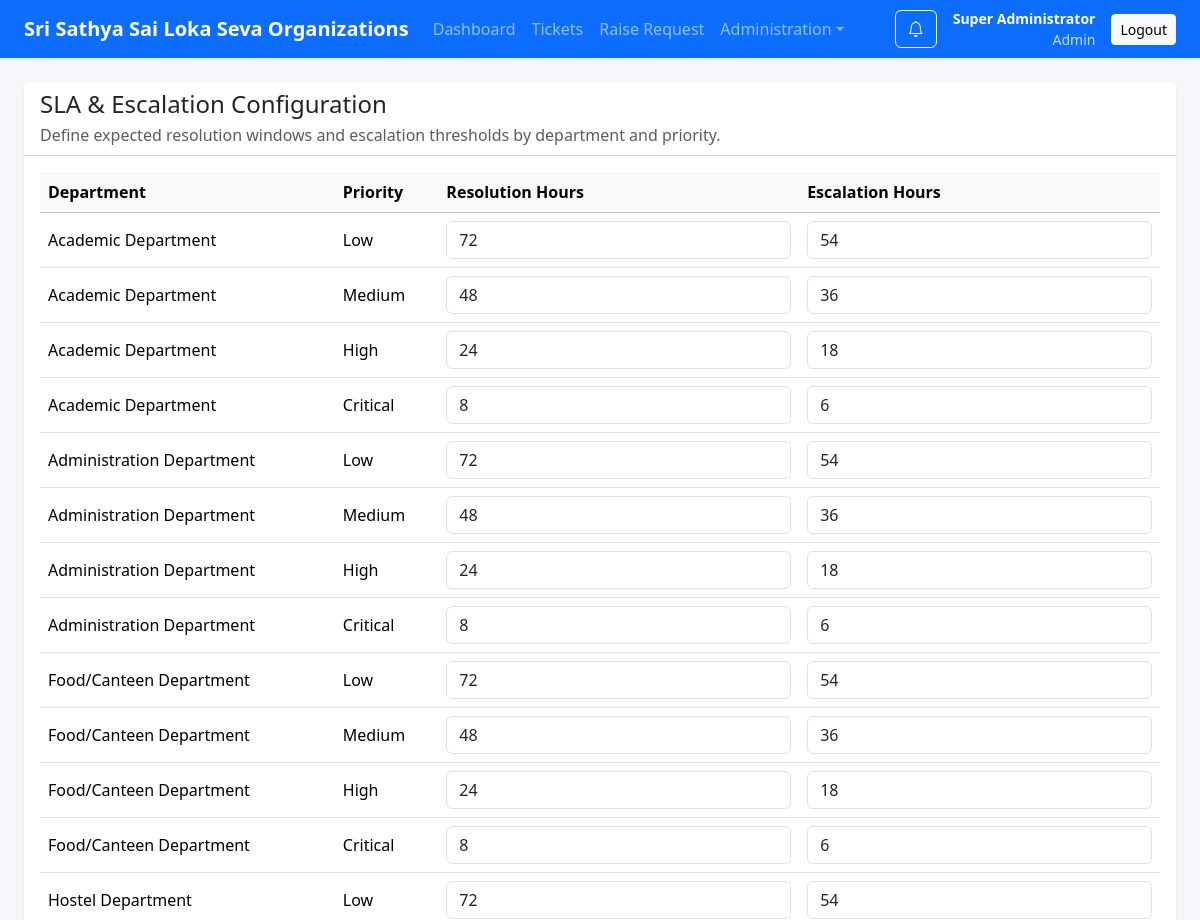
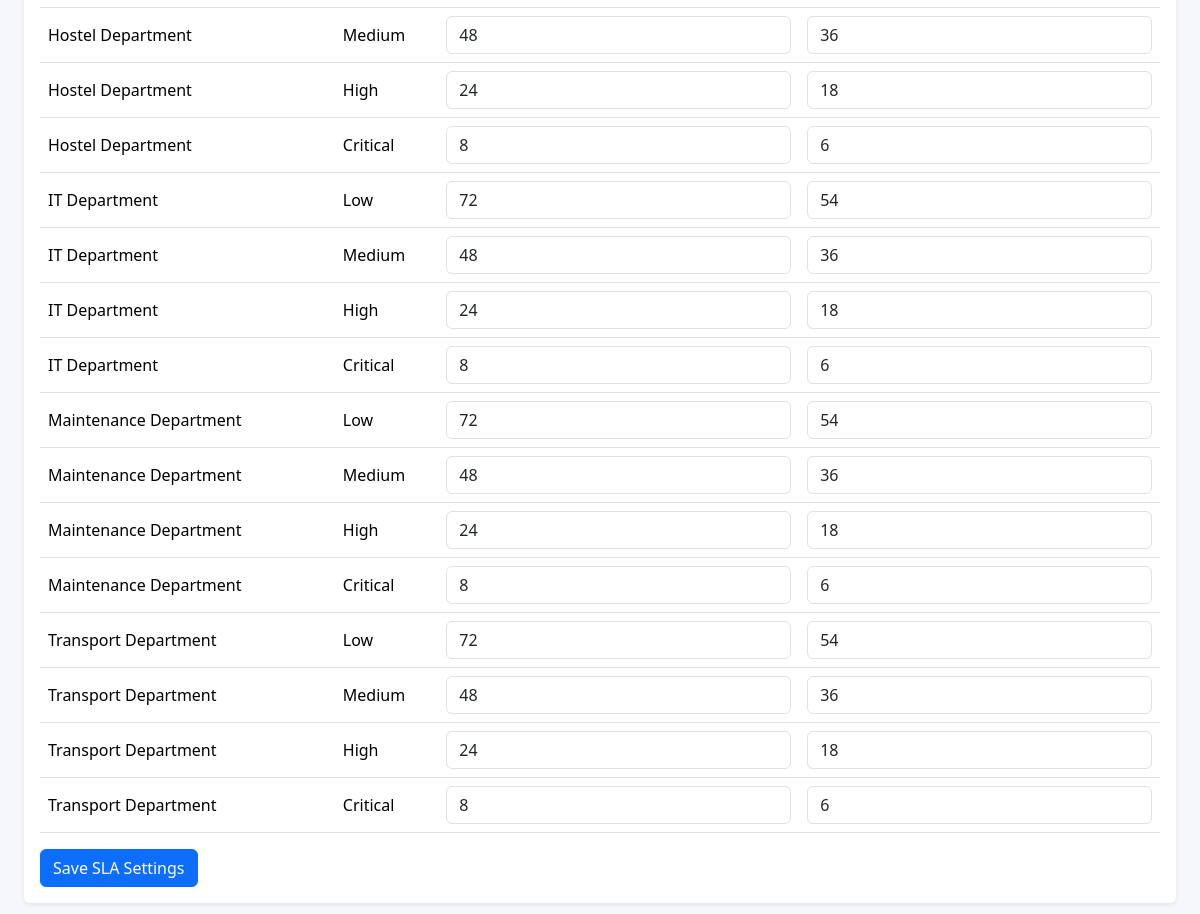
Screenshot of /admin/sla (signed in) with the database file from the repository (2 pictures, top to bottom).
### app/models.py (models this page shows, shortened)
class TimestampMixin:
    created_at = db.Column(db.DateTime, default=datetime.utcnow, nullable=False)
    updated_at = db.Column(
        db.DateTime, default=datetime.utcnow, onupdate=datetime.utcnow, nullable=False
    )

class User(UserMixin, TimestampMixin, db.Model):
    __tablename__ = "users"
    id = db.Column(db.Integer, primary_key=True)
    full_name = db.Column(db.String(150), nullable=False)
    email = db.Column(db.String(255), unique=True, nullable=False, index=True)
    password_hash = db.Column(db.String(255), nullable=False)
    role = db.Column(db.String(30), nullable=False, default=ROLE_REQUESTER)
    phone = db.Column(db.String(30))
    is_active_user = db.Column(db.Boolean, default=True, nullable=False)
    department_id = db.Column(db.Integer, db.ForeignKey("departments.id"), nullable=True)
    department = db.relationship("Department", back_populates="users")
    requested_tickets = db.relationship(
        "Ticket", back_populates="requester", lazy=True, foreign_keys="Ticket.requester_id"
    )
    approved_tickets = db.relationship(
        "Ticket", back_populates="approver", lazy=True, foreign_keys="Ticket.approver_id"
    )
    assigned_tickets = db.relationship(
        "Ticket", back_populates="assignee", lazy=True, foreign_keys="Ticket.assigned_to_id"
    )
    comments = db.relationship("TicketComment", back_populates="user", lazy=True)
    activities = db.relationship("TicketActivityLog", back_populates="actor", lazy=True)
    notifications = db.relationship("Notification", back_populates="user", lazy=True)
    @property
    def is_active(self):
        return self.is_active_user
    def get_role_label(self):
        return self.role.replace("_", " ").title()

class Department(TimestampMixin, db.Model):
    __tablename__ = "departments"
    id = db.Column(db.Integer, primary_key=True)
    name = db.Column(db.String(120), unique=True, nullable=False)
    code = db.Column(db.String(20), unique=True, nullable=False)
    description = db.Column(db.Text)
    email = db.Column(db.String(255))
    is_active = db.Column(db.Boolean, default=True, nullable=False)
    users = db.relationship("User", back_populates="department", lazy=True)
    tickets = db.relationship("Ticket", back_populates="department", lazy=True)
    sla_settings = db.relationship("SLASetting", back_populates="department", lazy=True)

class SLASetting(TimestampMixin, db.Model):
    __tablename__ = "sla_settings"
    id = db.Column(db.Integer, primary_key=True)
    department_id = db.Column(db.Integer, db.ForeignKey("departments.id"), nullable=False)
    priority = db.Column(db.String(20), nullable=False)
    resolution_hours = db.Column(db.Integer, nullable=False)
    escalation_hours = db.Column(db.Integer, nullable=False)
    department = db.relationship("Department", back_populates="sla_settings")
    __table_args__ = (db.UniqueConstraint("department_id", "priority", name="uq_sla_department_priority"),)

### app/routes/admin.py (the view, shortened to what this page needs)
@admin_bp.route("/sla", methods=["GET", "POST"])
@login_required
@role_required(ROLE_ADMIN)
def sla():
    departments = Department.query.order_by(Department.name.asc()).all()
    settings = {(item.department_id, item.priority): item for item in SLASetting.query.all()}
    return render_template("admin/sla.html", departments=departments, priorities=PRIORITIES, settings=settings)

### app/models.py (called while the page is built)
@login_manager.user_loader
def load_user(user_id):
    return User.query.get(int(user_id))

### app/templates/admin/sla.html (shortened to what this page needs)
{% extends 'base.html' %}
{% block content %}
<div class="card border-0 shadow-sm">
  <div class="card-header bg-white">
    <h4 class="mb-1">SLA & Escalation Configuration</h4>
    <p class="text-muted mb-0">Define expected resolution windows and escalation thresholds by department and priority.</p>
  </div>
  <div class="card-body">
    <form method="post">
      <div class="table-responsive">
        <table class="table align-middle">
          <thead class="table-light">
            <tr>
              <th>Department</th>
              <th>Priority</th>
              <th>Resolution Hours</th>
              <th>Escalation Hours</th>
            </tr>
          </thead>
          <tbody>
            {% for department in departments %}
              {% for priority in priorities %}
              {% set item = settings.get((department.id, priority)) %}
              <tr>
                <td>{{ department.name }}</td>
                <td>{{ priority }}</td>
                <td><input class="form-control" type="number" min="1" name="resolution_{{ department.id }}_{{ priority }}" value="{{ item.resolution_hours if item else 48 }}"></td>
                <td><input class="form-control" type="number" min="1" name="escalation_{{ department.id }}_{{ priority }}" value="{{ item.escalation_hours if item else 24 }}"></td>
              </tr>
              {% endfor %}
            {% endfor %}
          </tbody>
        </table>
      </div>
      <button class="btn btn-primary">Save SLA Settings</button>
    </form>
  </div>
</div>
{% endblock %}

### app/templates/base.html (shortened to what this page needs)
<!doctype html>
<html lang="en">
<head>
    <link href="https://cdn.jsdelivr.net/npm/bootstrap@5.3.3/dist/css/bootstrap.min.css" rel="stylesheet">
    <link href="https://cdn.jsdelivr.net/npm/bootstrap-icons@1.11.3/font/bootstrap-icons.css" rel="stylesheet">
    <link href="{{ url_for('static', filename='css/app.css') }}" rel="stylesheet">
</head>
<body>
<nav class="navbar navbar-expand-lg navbar-dark bg-primary shadow-sm">
  <div class="container-fluid px-4">
    <a class="navbar-brand fw-bold" href="{{ url_for('main.dashboard') }}">{{ company_name }}</a>
    <div class="collapse navbar-collapse" id="navbarMenu">
      {% if current_user.is_authenticated %}
      <ul class="navbar-nav me-auto mb-2 mb-lg-0">
        <li class="nav-item"><a class="nav-link" href="{{ url_for('main.dashboard') }}">Dashboard</a></li>
        <li class="nav-item"><a class="nav-link" href="{{ url_for('tickets.list_tickets') }}">Tickets</a></li>
        <li class="nav-item"><a class="nav-link" href="{{ url_for('tickets.create_ticket') }}">Raise Request</a></li>
        {% if current_user.role == 'admin' %}
        <li class="nav-item dropdown">
          <a class="nav-link dropdown-toggle" href="#" role="button" data-bs-toggle="dropdown">Administration</a>
        </li>
        {% endif %}
      </ul>
      <div class="d-flex align-items-center gap-3">
        <div class="dropdown">
          <button class="btn btn-outline-light position-relative" data-bs-toggle="dropdown">
            <i class="bi bi-bell"></i>
          </button>
        </div>
        <div class="text-white small text-end">
          <div class="fw-semibold">{{ current_user.full_name }}</div>
          <div class="opacity-75">{{ current_user.get_role_label() }}</div>
        </div>
        <a href="{{ url_for('auth.logout') }}" class="btn btn-light btn-sm">Logout</a>
      </div>
      {% endif %}
    </div>
  </div>
</nav>
<main class="container-fluid px-4 py-4">
  {% block content %}{% endblock %}
</main>
</body>
</html>

### app/static/css/app.css (style rules this page uses)
body { background: #f5f7fb; color: #1f2937; }

### rows the page displays
User: full_name "Super Administrator", get_role_label "Admin"
Department: name "Academic Department" "Academic Department" "Academic Department" "Academic Department", priorities "Low" "Medium" "High" "Critical"
SLASetting: resolution_hours "72", escalation_hours "54"
SLASetting: resolution_hours "48", escalation_hours "36"
SLASetting: resolution_hours "24", escalation_hours "18"
SLASetting: resolution_hours "8", escalation_hours "6"
Department: name "Administration Department" "Administration Department" "Administration Department" "Administration Department", priorities "Low" "Medium" "High" "Critical"
SLASetting: resolution_hours "72", escalation_hours "54"
SLASetting: resolution_hours "48", escalation_hours "36"
SLASetting: resolution_hours "24", escalation_hours "18"
SLASetting: resolution_hours "8", escalation_hours "6"
Department: name "Food/Canteen Department" "Food/Canteen Department" "Food/Canteen Department" "Food/Canteen Department", priorities "Low" "Medium" "High" "Critical"
SLASetting: resolution_hours "72", escalation_hours "54"
SLASetting: resolution_hours "48", escalation_hours "36"
SLASetting: resolution_hours "24", escalation_hours "18"
SLASetting: resolution_hours "8", escalation_hours "6"
Department: name "Hostel Department" "Hostel Department" "Hostel Department" "Hostel Department", priorities "Low" "Medium" "High" "Critical", id "6"
SLASetting: resolution_hours "72", escalation_hours "54"
SLASetting: resolution_hours "48", escalation_hours "36"
SLASetting: resolution_hours "24", escalation_hours "18"
SLASetting: resolution_hours "8"
Department: name "IT Department" "IT Department" "IT Department" "IT Department", priorities "Low" "Medium" "High" "Critical"
SLASetting: resolution_hours "72", escalation_hours "54"
SLASetting: resolution_hours "48", escalation_hours "36"
SLASetting: resolution_hours "24", escalation_hours "18"
SLASetting: resolution_hours "8", escalation_hours "6"
Department: name "Maintenance Department" "Maintenance Department" "Maintenance Department" "Maintenance Department", priorities "Low" "Medium" "High" "Critical"
SLASetting: resolution_hours "72", escalation_hours "54"
SLASetting: resolution_hours "48", escalation_hours "36"
SLASetting: resolution_hours "24", escalation_hours "18"
SLASetting: resolution_hours "8", escalation_hours "6"
Department: name "Transport Department" "Transport Department" "Transport Department" "Transport Department", priorities "Low" "Medium" "High" "Critical"
SLASetting: resolution_hours "72", escalation_hours "54"
SLASetting: resolution_hours "48", escalation_hours "36"
SLASetting: resolution_hours "24", escalation_hours "18"
SLASetting: resolution_hours "8", escalation_hours "6"

### other values shown
{{ company_name }} "Sri Sathya Sai Loka Seva Organizations"
